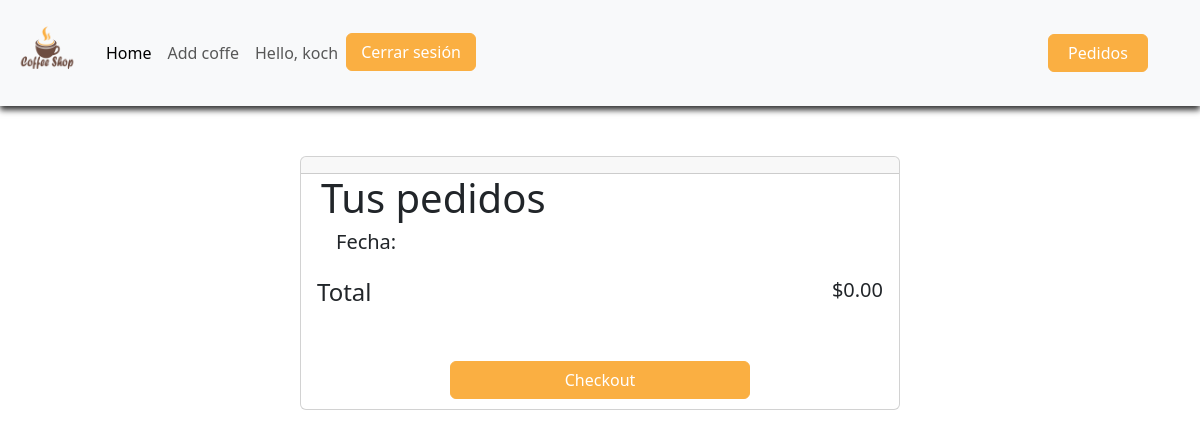
/pedidos/mi-orden (signed in), run on an earlier commit of the app's database.
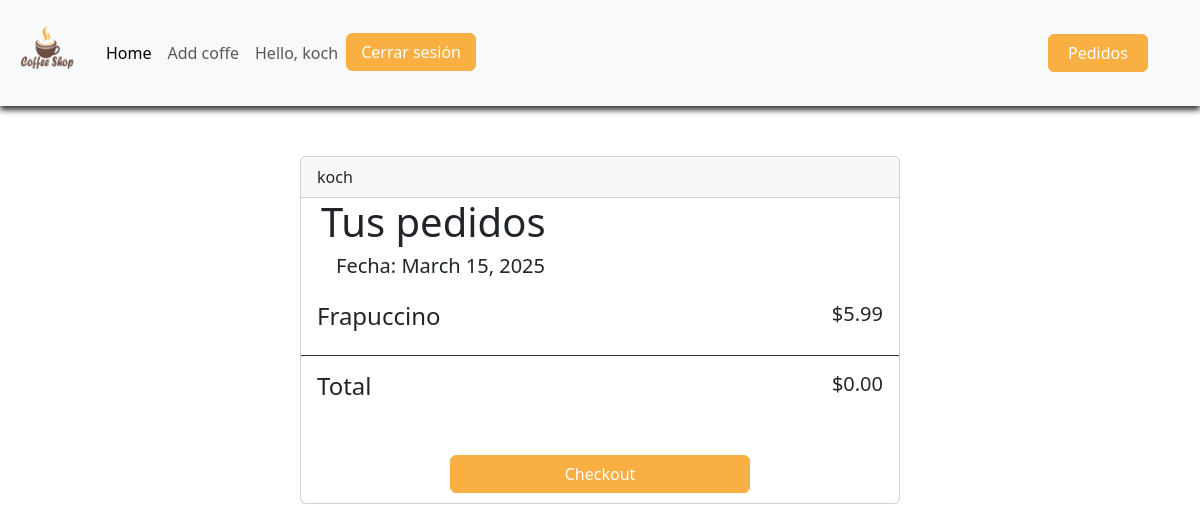
And on a later commit of the database.
### orders/models.py (models this page shows, shortened)
class Order(models.Model):
    user = models.ForeignKey(User, on_delete=models.CASCADE)
    is_active = models.BooleanField(default=True)
    order_date = models.DateField(auto_now=True)

class OrderProduct(models.Model):
    order = models.ForeignKey(Order, on_delete=models.CASCADE)
    product = models.ForeignKey(Product, on_delete=models.PROTECT)
    quanty = models.IntegerField(null=True)

### products/models.py (models this page shows, shortened)
class Product(models.Model):
    name = models.TextField(max_length=200, verbose_name='nombre')
    description = models.TextField(max_length=300, verbose_name='descripcion')
    price = models.DecimalField(max_digits=10, decimal_places=2, verbose_name='precio')
    available = models.BooleanField(default=True, verbose_name='disponible')
    photo = models.ImageField(upload_to="logos", null=True, blank=True, verbose_name='foto')

### orders/views.py (the view)
# urls.py: path('mi-orden', MyOrderView.as_view(), name="my_order"),
class MyOrderView(LoginRequiredMixin, DetailView):
    model = Order
    template_name = 'orders/my_orders.html'
    context_object_name = "order"
    def get_object(self, queryset = None):
        user_actual = self.request.user
        return Order.objects.filter(user = user_actual, is_active=True).first()

### orders/templates/orders/my_orders.html
{% extends 'base.html' %}
{% block content %}
    <div class="card card-pedidos">
        <div class="card-header">
          {{order.user.username}}
        </div>
        <div class="pedidos-card-header">
          <h1>Tus pedidos</h1>
          <h5 class="pedidos-fecha">Fecha: {{order.order_date|date}}</h3>
        </div>
        {% for product_order in order.orderproduct_set.all %}
        <div class="card-body body-pedidos">
          <div class="pedidos-info__container">
            <h4 class="card-title">{{ product_order.product.name}}</h4>
          </div>
          <div class="pedidos-precio__container">
            <h5 class="pedidos-precio">${{product_order.product.price}}</h3>
          </div>
        </div>
        {% endfor %}
        <div class="card-body body-total">
          <div class="pedidos-total__container">
            <h4 class="card-title">Total</h4>
          </div>
          <div class="pedidos-precio-total__container">
            <h5 class="pedidos-precio">$0.00</h3>
          </div>
        </div>
            <a href="#" class="btn btn-primary btn-checkout">Checkout</a>
      </div>
{% endblock %}

What changed in the data, as far as the page shows it:
added Order: user.username "koch", order_date "March 15, 2025"
added OrderProduct: product.name "Frapuccino", product.price "5.99"
